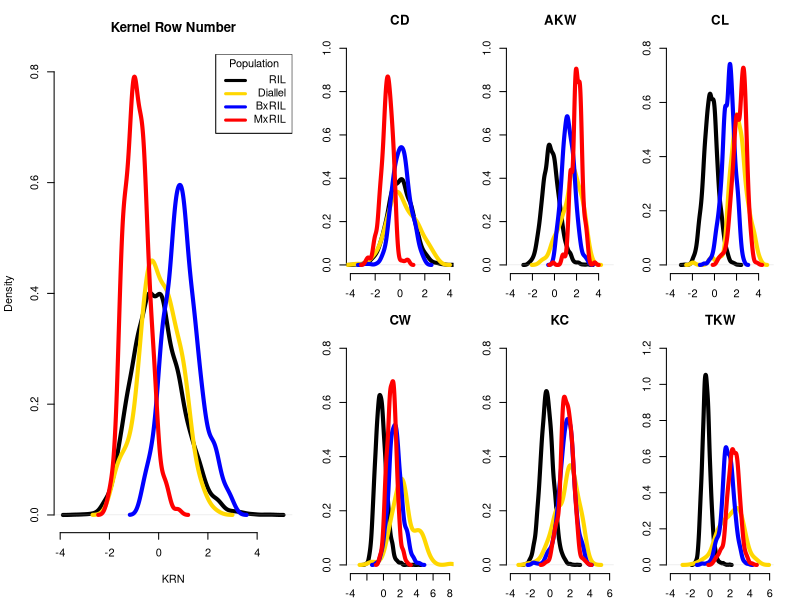

Write the R code that produced this figure.
## Jinliang Yang
## July 17th, 2014
## plot the phenotypic traits
# updated: 12.2.2015


plotKRN <- function(krnall){
    krnall$norv <- scale(krnall$value)
    plot(density(subset(krnall, pop=="NAMRIL")$norv), col="black", lwd=4, ylim=c(0, 0.8), bty="n",
         main="Kernel Row Number", xlab="KRN")
    lines(density(subset(krnall, pop=="Diallel")$norv), col="gold", lwd=4)
    lines(density(subset(krnall, pop=="BxRIL")$norv), col="blue", lwd=4)
    lines(density(subset(krnall, pop=="MxRIL")$norv), col="red", lwd=4)
    #abline(v=17.1, col="blue", lty=2, lwd=2)
    temp <- legend("topright", legend =c(" ", " ", " ", " "), title="Population", 
                   text.width=strwidth("MxRIL"),
                   lty=1, lwd=3, col=c("black", "gold", "blue", "red"), 
                   xjust=1, yjust=1)
    text(temp$rect$left + temp$rect$w, temp$text$y,
         c("RIL", "Diallel", "BxRIL", "MxRIL"), pos=2)  
}

###########
denplot <- function(tcol="KRN", ...){
    par(mar=c(2,2,3,2))
    myp <- subset(trait, trait==tcol)
    myp$norv <- scale(myp$value)
    plot(density(subset(myp, pop=="NAMRIL")$norv), col="black", lwd=4, bty="n",
         main=tcol, xlab="", ...)
    lines(density(subset(myp, pop=="Diallel")$norv), col="gold", lwd=4)
    lines(density(subset(myp, pop=="BxRIL")$norv), col="blue", lwd=4)
    lines(density(subset(myp, pop=="MxRIL")$norv), col="red", lwd=4)
}

#######
#nf <- layout(matrix(c(1,1,2,3,4,1,1,5,6,7), 2, 5, byrow = TRUE))
#layout.show(nf)

trait <- read.table("reports/S1_pheno.txt", header=TRUE)

pdf("reports/S.F1_pheno.pdf", width=10, height=5)
layout(matrix(c(1,1,2,3,4,1,1,5,6,7), 2, 5, byrow = TRUE))
#par(mar=c(0,0,0,0))
plotKRN(krnall=subset(trait, trait=="KRN"))
denplot(tcol="CD", xlim=c(-4, 4), ylim=c(0, 1))
denplot(tcol="AKW", xlim=c(-4, 5), ylim=c(0, 1))
denplot(tcol="CL", xlim=c(-4, 5), ylim=c(0, 0.8))
denplot(tcol="CW", xlim=c(-4, 8), ylim=c(0, 0.8))
denplot(tcol="KC", xlim=c(-4, 6), ylim=c(0, 0.8))
denplot(tcol="TKW", xlim=c(-4, 6), ylim=c(0, 1.2))
dev.off()
